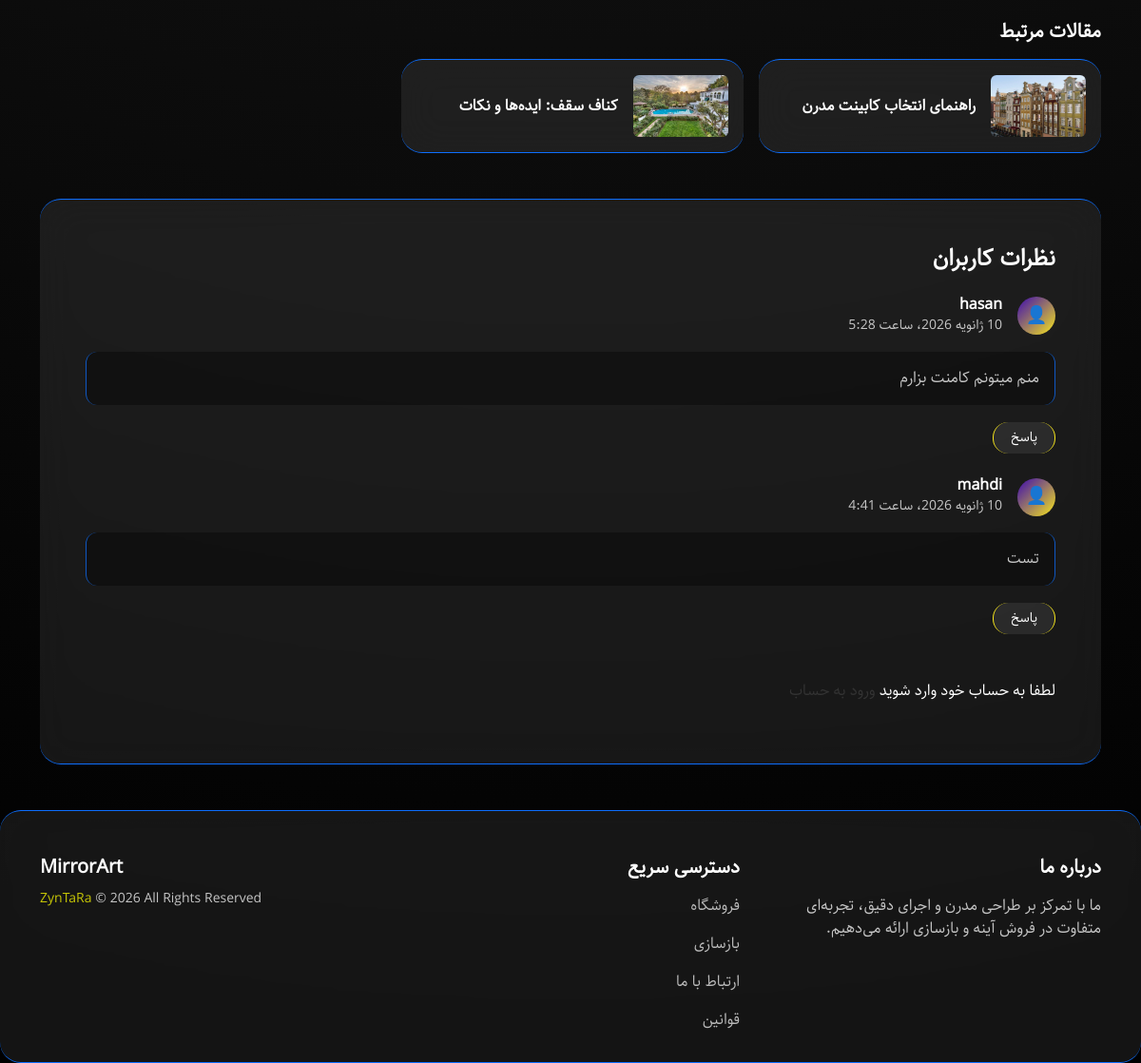
Page /archives/2/ (lower part) on the earlier database version.
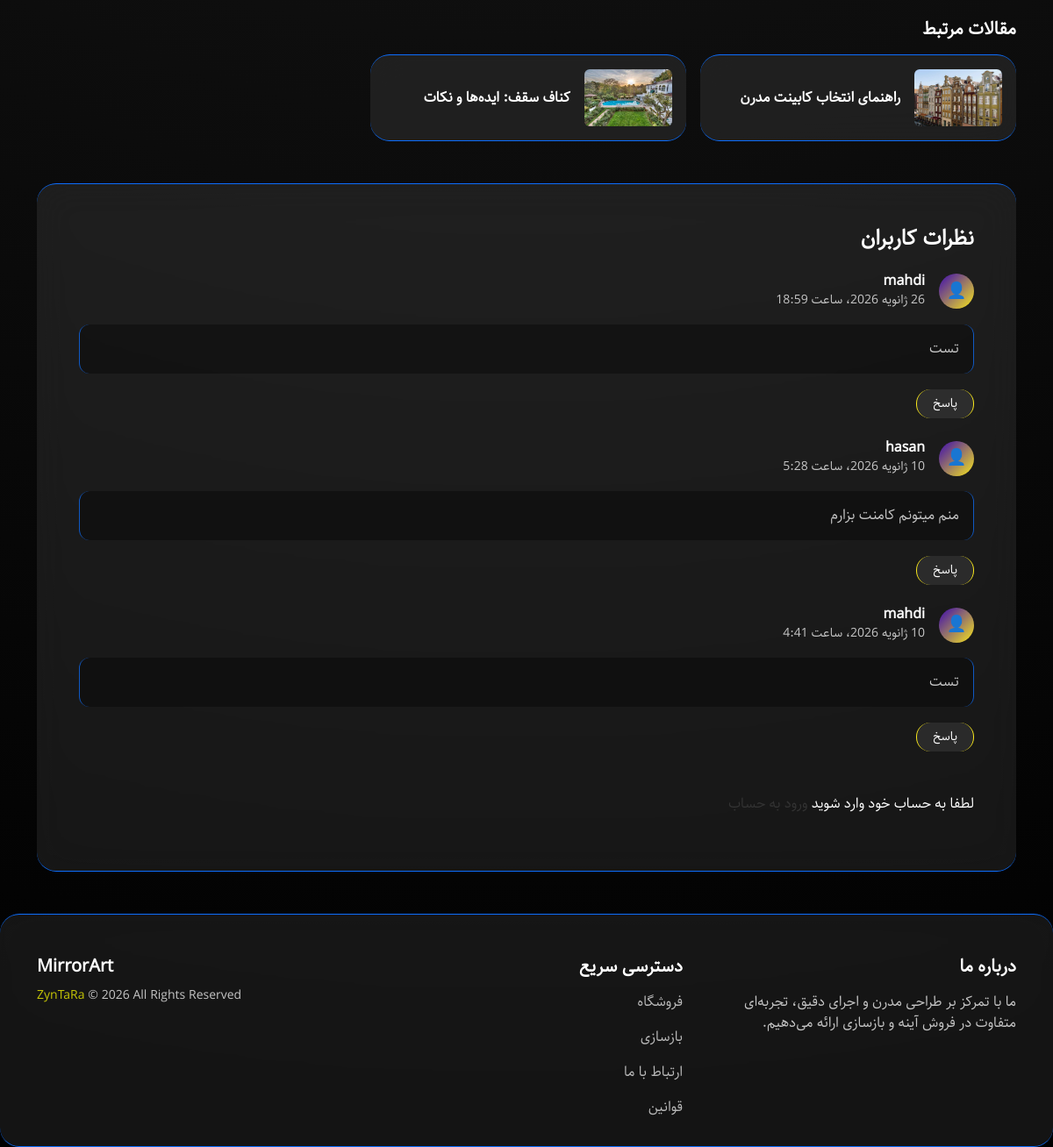
Same page on the later database version.
### archives/models.py (models this page shows, shortened)
class CommentArchive(models.Model):
    Archive_STARS = [
        ("1", _("very bad")),
        ("2", _("bad")),
        ("3", _("normal")),
        ("4", _("good")),
        ("5", _("perfect")),
    ]
    archive = models.ForeignKey(
        Archives,
        on_delete=models.CASCADE,
        related_name="archive_comments",
        verbose_name="archive",
    )
    author = models.ForeignKey(
        get_user_model(),
        on_delete=models.CASCADE,
        related_name="archive_author",
        verbose_name=_("author"),
    )
    text = models.TextField(verbose_name=_("text"))
    active = models.BooleanField(
        default=False,
        verbose_name=_("active"),
    )
    stars = models.CharField(
        max_length=1,
        choices=Archive_STARS,
        verbose_name=_("stars"),
    )
    datetime_created = models.DateTimeField(
        auto_now_add=True,
        verbose_name=_("datetime created"),
    )
    datetime_modified = models.DateTimeField(
        auto_now=True,
        verbose_name=_("datetime modified"),
    )
    objects = models.Manager()
    comment_filter = ActiveManager()
    class Meta:
        verbose_name = _("CommentArchive")
        verbose_name_plural = _("CommentArchives")
        ordering = ["-datetime_modified"]

### accounts/models.py (models this page shows)
class CustomUser(AbstractUser):
    pass

### archives/views.py (the view)
# urls.py: path("<int:pk>/", views.ArchiveDetailView.as_view(), name="archive_detail"),
class ArchiveDetailView(generic.DetailView):
    model = models.Archives
    template_name = "archives/archive_detail.html"
    context_object_name = "archive"

### cart/context_processors.py (called while the page is built)
def cart(requset):
    return {"cart": Cart(requset)}

### archives/templates/archives/archive_detail.html (shortened to what this page needs)
{% extends '_base.html' %}
{% load static %}
{% block body %}
  <section class="pt-5 mt-5">
    <div class="container">
      <div class="row g-4">
        <div class="col-lg-8">
          <h5 class="fw-bold mb-3">مقالات مرتبط</h5>
          <div class="row g-3">
            <div class="col-md-6">
              <div class="glass-card glass-card-related p-3 d-flex align-items-center gap-3">
                <img src="{% static 'img/city4-980x777.jpg' %}" alt="کابینت مدرن" class="img-fluid rounded" />
                <a href="#" class="fw-bold text-white">راهنمای انتخاب کابینت مدرن</a>
              </div>
            </div>
            <div class="col-md-6">
              <div class="glass-card glass-card-related p-3 d-flex align-items-center gap-3">
                <img src="{% static 'img/city_bright_4.jpg' %}" alt="کناف سقف" class="img-fluid rounded" />
                <a href="#" class="fw-bold text-white">کناف سقف: ایده‌ها و نکات</a>
              </div>
            </div>
          </div>
        </div>
        <div class="col-lg-4 sidebar-index">
        </div>
      </div>
    </div>
  </section>
  <section class="mt-5">
    <div class="container">
      <div class="glass-card p-5">
        <h4 class="fw-bold mb-4">نظرات کاربران</h4>
        <div class="comments-list mb-5">
          {% for comment in archive.archive_comments.all %}
            {% if comment.active %}
              <div class="comment mb-4" data-id="1">
                <div class="d-flex align-items-center mb-2">
                  <div class="comment-avatar me-3">👤</div>
                  <div>
                    <h6 class="mb-0 fw-bold">{{ comment.author }}</h6>
                    <small class="opacity-75">{{ comment.datetime_modified }}</small>
                  </div>
                </div>
                <p class="opacity-75">{{ comment.text }}</p>
                <button class="btn btn-sm btn-glass mt-2 reply-btn">پاسخ</button>
              </div>
            {% endif %}
          {% endfor %}
        </div>
        {% if user.is_authenticated %}
          <div class="comment-form">
            <h5 class="fw-bold mb-3">ثبت نظر جدید</h5>
            <form action="{% url 'archive_comment_create' archive.id %}" method="post">
              {% csrf_token %}
              {% if form.errors %}
                <div class="col-md-6">
                  <p>{{ form.errors }}</p>
                </div>
              {% endif %}
              <div class="mb-3">
                <label class="form-label">نظر شما</label>
                <textarea name="text" class="form-control glass-input" rows="4" placeholder="نظر خود را وارد کنید" required></textarea>
              </div>
              <div class="mb-3">
                <label class="form-label">امتیاز شما</label>
                <select name="stars" class="bg-dark text-white form-select glass-input" required>
                  <option value="5">عالی</option>
                  <option value="4">خوب</option>
                  <option value="3">معمولی</option>
                  <option value="2">بد</option>
                  <option value="1">خیلی بد</option>
                </select>
              </div>
              <button type="submit" class="btn btn-glass">ارسال نظر</button>
            </form>
          </div>
        {% else %}
          <p>
            لطفا به حساب خود وارد شوید <a href="{% url 'account_login' %}">ورود به حساب</a>
          </p>
        {% endif %}
      </div>
    </div>
  </section>
{% endblock %}

Differences in the rows shown:
added CommentArchive: author "mahdi", datetime_modified "26 ژانویه 2026، ساعت 18:59", text "تست"
